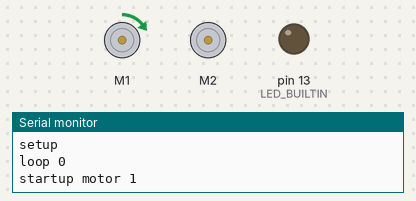
A sketch run on a simulated Arduino Uno, built with avr-gcc and run on an emulated ATmega328P. On the bench: 2 × DC motor (green arrow = forward, orange = backward, longer = faster), output pins drawn as LEDs (lit = HIGH), the last lines printed to the serial monitor.

Above: at 0.05 s.
At 5.1 s:
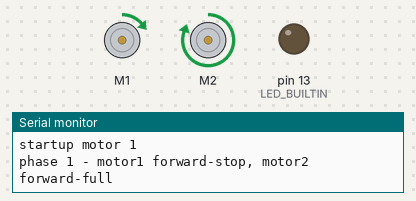
At 7.65 s:
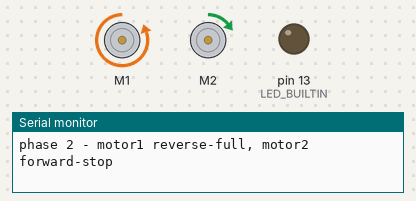
At 10.2 s:
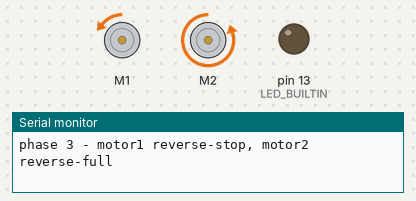
Timing chart, 0 to 13.3 s (numbered marks = the images above):
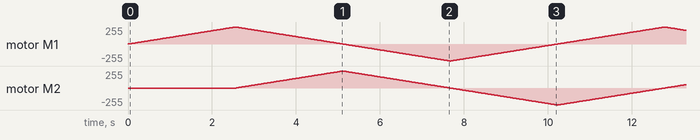

The sketch:

sketch_dec25a.ino
```cpp
// (licence header left out)
#include <AFMotor.h>

AF_DCMotor motor1(1);
AF_DCMotor motor2(2);

int loopCnt;

void setup()
{
  Serial.begin(9600);
  while (!Serial) {
    ; // wait for serial port to connect. Needed for native USB port only
  }
  Serial.println("setup");
  //
  // turn on motor1
  motor1.setSpeed(0);
  motor1.run(RELEASE);
  //
  // turn on motor2
  //motor2.setSpeed(0);
  //motor2.run(RELEASE);
  //
  // initialize digital pin LED_BUILTIN as an output.
  pinMode(LED_BUILTIN, OUTPUT);
  //
  loopCnt = 0;
}

void loop()
{
    Serial.println("loop " + String( loopCnt ));
    uint8_t i;
    //
    if ( loopCnt==0 ) {
      //
      // -- special case phase 4, bring motor 1 up to forward-full
      Serial.println("startup motor 1");
      motor1.run(FORWARD);
      for (i=0; i<255; i++) {
        motor1.setSpeed(i);
        delay(10);
      }
    }
    //
    Serial.println("phase 1 - motor1 forward-stop, motor2 forward-full");
    motor1.run(FORWARD);
    motor2.run(FORWARD);
    for (i=0; i<255; i++) {
      motor1.setSpeed(255-i);
      motor2.setSpeed(i);
      delay(10);
    }
    //
    Serial.println("phase 2 - motor1 reverse-full, motor2 forward-stop");
    motor1.run(BACKWARD);
    motor2.run(FORWARD);
    for (i=0; i<255; i++) {
      motor1.setSpeed(i);
      motor2.setSpeed(255-i);
      delay(10);
    }
    //
    Serial.println("phase 3 - motor1 reverse-stop, motor2 reverse-full");
    motor1.run(BACKWARD);
    motor2.run(BACKWARD);
    for (i=0; i<255; i++) {
      motor1.setSpeed(255-i);
      motor2.setSpeed(i);
      delay(10);
    }
    //
    Serial.println("phase 4 - motor1 forward-full, motor2 reverse-stop");
    motor1.run(FORWARD);
    motor2.run(BACKWARD);
    for (i=0; i<255; i++) {
      motor1.setSpeed(i);
      motor2.setSpeed(255-i);
      delay(10);
    }
    //
    loopCnt += 1;
}
```
